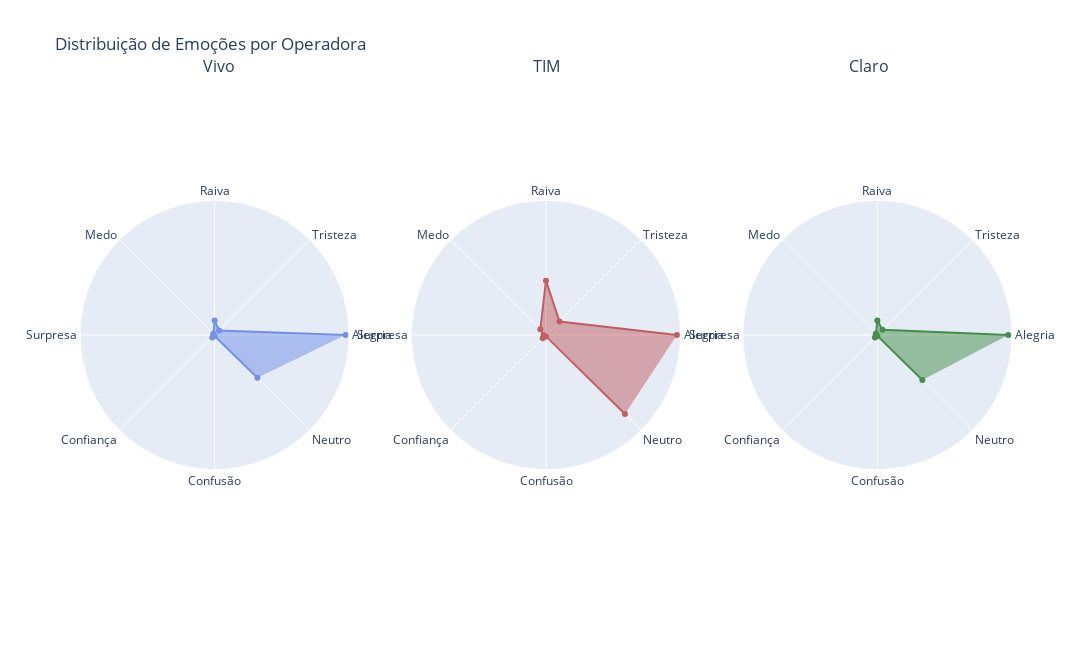

Here is the notebook cell this chart was saved with:
### Code cell
values_claro = df[df['app'] == 'Claro'][['emotion_alegria', 'emotion_tristeza', 'emotion_raiva',
              'emotion_medo', 'emotion_surpresa', 'emotion_confianca',
              'emotion_confusao', 'emotion_neutro']].mean().tolist()

values_tim = df[df['app'] == 'TIM'][['emotion_alegria', 'emotion_tristeza', 'emotion_raiva',
              'emotion_medo', 'emotion_surpresa', 'emotion_confianca',
              'emotion_confusao', 'emotion_neutro']].mean().tolist()

values_vivo = df[df['app'] == 'Vivo'][['emotion_alegria', 'emotion_tristeza', 'emotion_raiva',
              'emotion_medo', 'emotion_surpresa', 'emotion_confianca',
              'emotion_confusao', 'emotion_neutro']].mean().tolist()

categories = ['Alegria', 'Tristeza', 'Raiva', 'Medo', 'Surpresa', 'Confiança', 'Confusão', 'Neutro']

# Valores de exemplo para cada operadora
values_vivo = values_vivo
values_tim = values_tim
values_claro = values_claro

# Criar subplots
fig = make_subplots(
    rows=1, cols=3,
    specs=[[{'type': 'polar'}, {'type': 'polar'}, {'type': 'polar'}]]
)

# Gráfico Vivo
fig.add_trace(go.Scatterpolar(
    r=values_vivo,  # Não fechando a linha
    theta=categories,
    fill='toself',
    name='Vivo',
    line=dict(color='royalblue'),
    opacity=0.7
), row=1, col=1)

# Gráfico TIM
fig.add_trace(go.Scatterpolar(
    r=values_tim,
    theta=categories,
    fill='toself',
    name='TIM',
    line=dict(color='firebrick'),
    opacity=0.7
), row=1, col=2)

# Gráfico Claro
fig.add_trace(go.Scatterpolar(
    r=values_claro,
    theta=categories,
    fill='toself',
    name='Claro',
    line=dict(color='darkgreen'),
    opacity=0.7
), row=1, col=3)

# Ajustar o layout geral
fig.update_layout(
    showlegend=False,
    title_text="Distribuição de Emoções por Operadora",
    height=650, width=1800,
)

fig.update_layout(
    polar=dict(radialaxis=dict(visible=False)),
    polar2=dict(radialaxis=dict(visible=False)),
    polar3=dict(radialaxis=dict(visible=False))
)


# Ajuste do posicionamento dos títulos: mais para cima
fig.add_annotation(dict(font=dict(size=16),
                        x=0.13,
                        y=1.1,
                        showarrow=False,
                        text="Vivo",
                        xref="paper",
                        yref="paper"))

fig.add_annotation(dict(font=dict(size=16),
                        x=0.5,
                        y=1.1,
                        showarrow=False,
                        text="TIM",
                        xref="paper",
                        yref="paper"))

fig.add_annotation(dict(font=dict(size=16),
                        x=0.87,
                        y=1.1,
                        showarrow=False,
                        text="Claro",
                        xref="paper",
                        yref="paper"))

fig.show()

### Figure 1 — Plotly figure (JSON) as saved in the notebook; plotly's stock layout.template omitted (floating-point values rounded to 4 significant figures)
{"data": [{"fill": "toself", "line": {"color": "royalblue"}, "name": "Vivo", "opacity": 0.7, "r": [0.6627, 0.03203, 0.07299, 0.008646, 0.006801, 0.01715, 0.004966, 0.3064], "subplot": "polar", "theta": ["Alegria", "Tristeza", "Raiva", "Medo", "Surpresa", "Confiança", "Confusão", "Neutro"], "type": "scatterpolar"}, {"fill": "toself", "line": {"color": "firebrick"}, "name": "TIM", "opacity": 0.7, "r": [0.4431, 0.06481, 0.1839, 0.02722, 0.007954, 0.01555, 0.004727, 0.3781], "subplot": "polar2", "theta": ["Alegria", "Tristeza", "Raiva", "Medo", "Surpresa", "Confiança", "Confusão", "Neutro"], "type": "scatterpolar"}, {"fill": "toself", "line": {"color": "darkgreen"}, "name": "Claro", "opacity": 0.7, "r": [0.6474, 0.03597, 0.07175, 0.009742, 0.008319, 0.0168, 0.003577, 0.3148], "subplot": "polar3", "theta": ["Alegria", "Tristeza", "Raiva", "Medo", "Surpresa", "Confiança", "Confusão", "Neutro"], "type": "scatterpolar"}], "layout": {"annotations": [{"font": {"size": 16}, "showarrow": false, "text": "Vivo", "x": 0.13, "xref": "paper", "y": 1.1, "yref": "paper"}, {"font": {"size": 16}, "showarrow": false, "text": "TIM", "x": 0.5, "xref": "paper", "y": 1.1, "yref": "paper"}, {"font": {"size": 16}, "showarrow": false, "text": "Claro", "x": 0.87, "xref": "paper", "y": 1.1, "yref": "paper"}], "height": 650, "polar": {"domain": {"x": [0, 0.2889], "y": [0, 1]}, "radialaxis": {"visible": false}}, "polar2": {"domain": {"x": [0.3556, 0.6444], "y": [0, 1]}, "radialaxis": {"visible": false}}, "polar3": {"domain": {"x": [0.7111, 1], "y": [0, 1]}, "radialaxis": {"visible": false}}, "showlegend": false, "title": {"text": "Distribuição de Emoções por Operadora"}, "width": 1800}}
